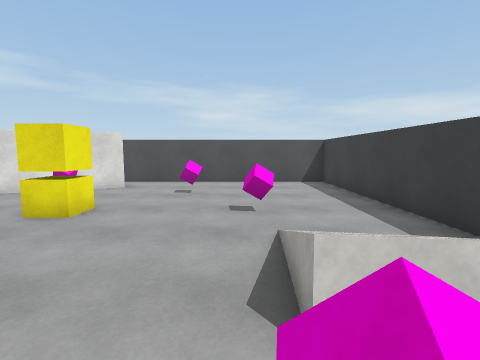
View 1 (above)

12 first-person views from a walk through a scene from a Unity 3-D project. The camera is 1.4 m above the floor, tilts 6° down and sees 85° across. The floor is counted in squares, 1 m on a side. Each view is taken from the middle of a square. On the plan, view 1 faces up. The plan holds only what a view shows up to about 13 squares ahead; the rest is blank. The player character is not drawn. Surface patterns are stand-ins for the level's own textures.

View 2
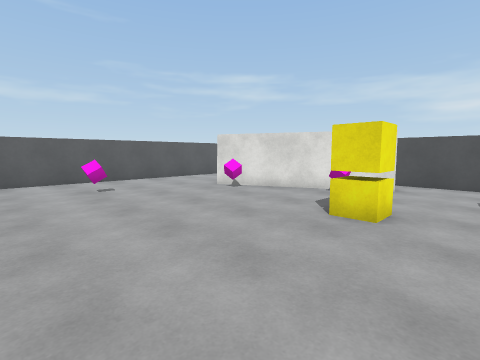

View 3
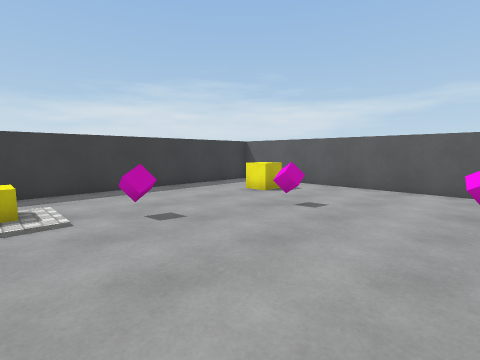

View 4
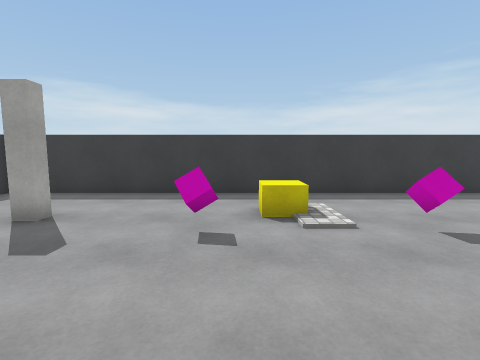

View 5
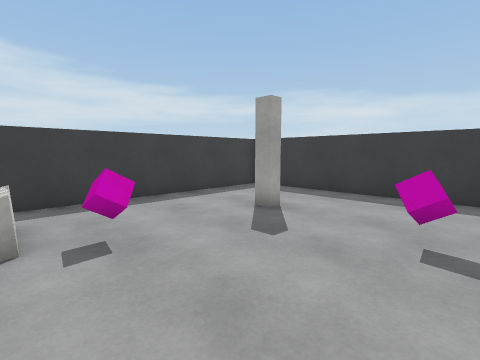

View 6
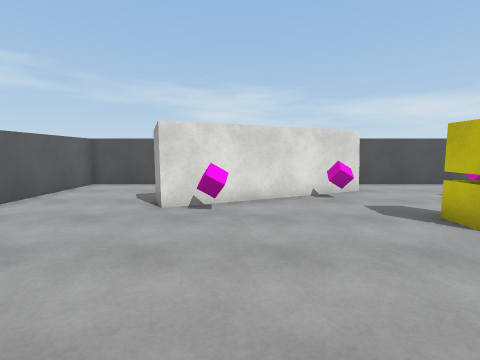

View 7
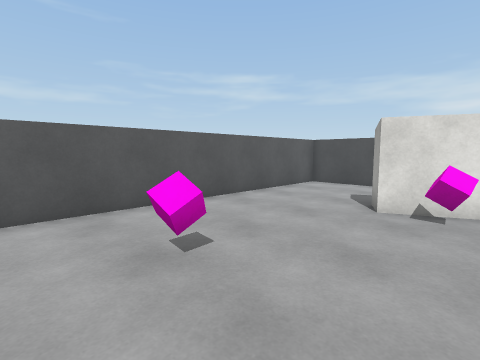

View 8
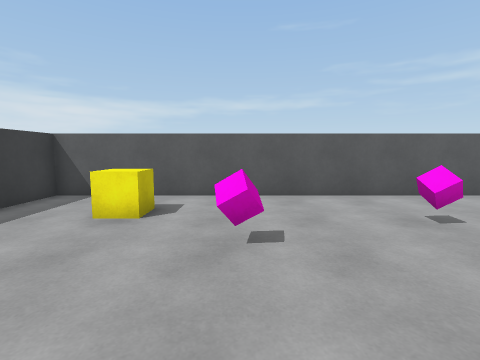

View 9
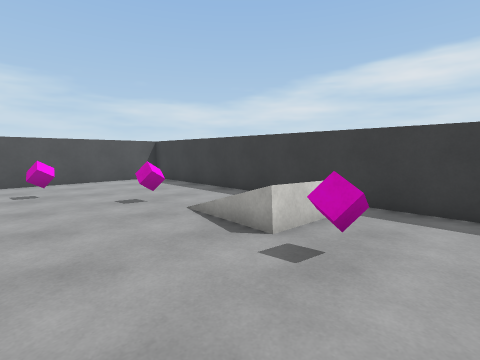

View 10
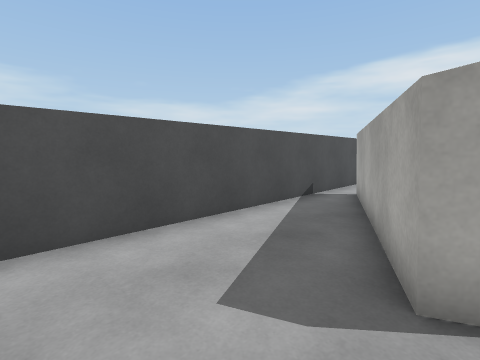

View 11
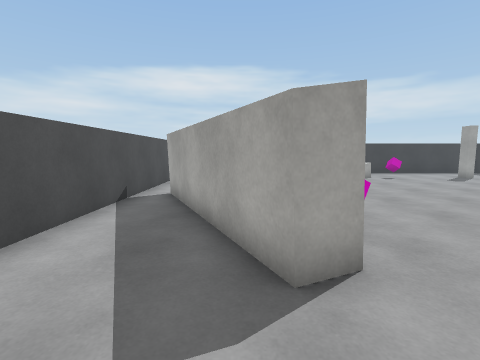

View 12
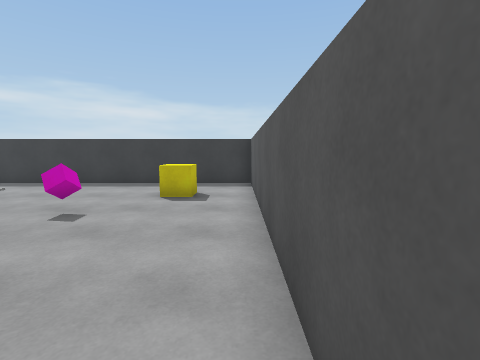

### Floor plan
Points are (right, up) in squares from view 1. A wall is a line through its corners. A room is listed if a view was taken in it or the views show most of it. See-through windows are left out.
Room 1 (views 1, 2, 3, 4, 5, 6, 7, 8, 9, 10, 11, 12)
walls: (-4.6, 10.5) (-11, 7.6) (-11.4, 8.5) (-5.1, 11.4); (0.2, -3.8) (0.2, -3.3) (0.8, -3.3); (4, -7) (4, 12.5) (-15.5, 12.5) (-15.5, -7) (2.6, -7)
objects: other object (-13, -4) to (-13, -3); other object (-12, 3); other object (-11, -1); other object (-10, 7); other object (-7, -3); other object (-6, 9); other object (-5, -4); other object (-5, 6) to (-4, 6); other object (-3, -3); other object (-2, 9); other object (0, 1); other object (0, 6)

Positions as (right, up) in squares from view 1, and headings:
1: (0, 0), facing up
2: (-2, 0), facing up-left
3: (-5, 3), facing down-left
4: (-4, 2), facing down
5: (-4, 2), facing down-right
6: (-9, 1), facing up
7: (-9, 1), facing up-left
8: (-7, -1), facing left
9: (-3, -1), facing up-right
10: (-14, 8), facing up-right
11: (-14, 9), facing right
12: (-15, 5), facing down
